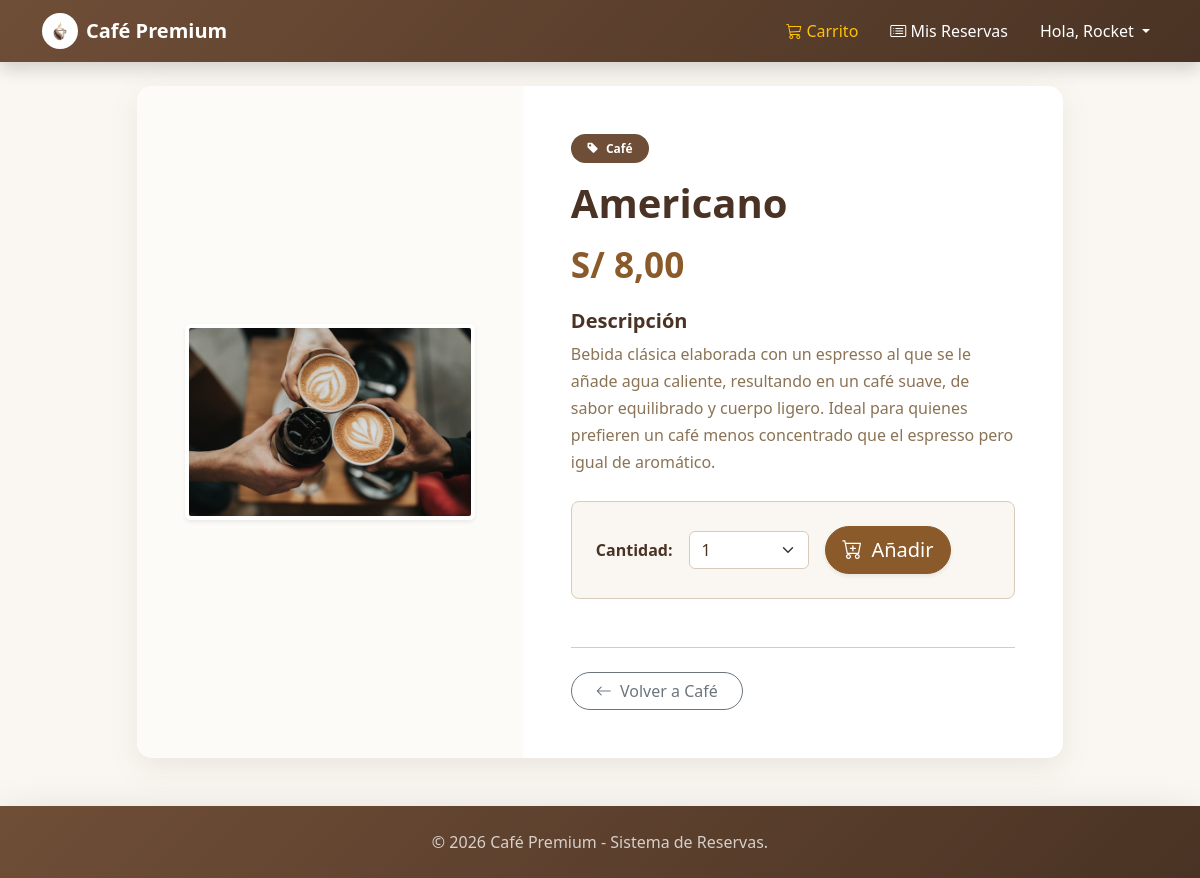
/tienda/2/americano/ (signed in), run on the app's committed database.
### mitienda/models.py (models this page shows, shortened)
class Product(models.Model):
    category = models.ForeignKey(Category,
                                 related_name='products',
                                 on_delete=models.CASCADE)
    name = models.CharField(max_length=200)
    slug = models.SlugField(max_length=200)
    image = models.ImageField(upload_to='',
                              blank=True)
    description = models.TextField(blank=True)
    price = models.DecimalField(max_digits=5,
                                decimal_places=2)
    stock = models.PositiveIntegerField(default=0)
    available = models.BooleanField(default=True)
    created = models.DateTimeField(auto_now=True)
    updated = models.DateTimeField(auto_now_add=True)
    class Meta:
        ordering = ['name']

class Category(models.Model):
    name = models.CharField(max_length=200)
    slug = models.SlugField(max_length=200)
    class Meta:
        ordering = ['name']
        indexes = [
            models.Index(fields=['name'])
        ]
    def __str__(self):
        return self.name
    def get_absolute_url(self):
        return reverse('tienda:product_list_category',
                       args=[self.slug])

### mitienda/views.py (the view)
# urls.py: path('<int:id>/<slug:slug>/', views.product_detail, name='product_detail')
@login_required
def product_detail(request, id, slug):
    product = get_object_or_404(Product,
                                id = id,
                                slug = slug,
                                available = True)
    cart_product_form = CartAddProductForm()
    return render(request,
                  'tienda/products/detail.html',
                  {'product':product,
                   'cart_product_form':cart_product_form})

### cart/forms.py
class CartAddProductForm(forms.Form):
    cantidad = forms.TypedChoiceField(choices=PRODUCT_QUANTITY_CHOICES,
                                      coerce=int)
    override = forms.BooleanField(required=False,
                                  initial=False,
                                  widget=forms.HiddenInput)

### mitienda/templates/tienda/products/detail.html (shortened to what this page needs)
{% extends "base.html" %}
{% load static %}
{% block content %}
  <div class="row justify-content-center mt-4 mb-5">
    <div class="col-md-10">
      <div class="card border-0" style="border-radius: 15px; box-shadow: 0 10px 30px rgba(111, 78, 55, 0.1);">
        <div class="row g-0">
          <div class="col-md-5 d-flex align-items-center p-4 p-md-5" style="background-color: #fdfbf7; border-top-left-radius: 15px; border-bottom-left-radius: 15px;">
            <img src="{% if product.image %}{{ product.image.url }}{% else %}{% static 'img/no_image.jpg' %}{% endif %}"
                 class="img-fluid rounded shadow-sm mx-auto d-block" alt="{{ product.name }}" style="max-height: 400px; object-fit: contain; border: 4px solid white;">
          </div>
          <div class="col-md-7">
            <div class="card-body p-4 p-md-5">
              <span class="badge rounded-pill mb-2 px-3 py-2" style="background-color: var(--coffee-light); color: white;"><i class="bi bi-tag-fill me-1"></i> {{ product.category }}</span>
              <h1 class="card-title mt-2 fw-bold" style="color: var(--coffee-dark);">{{ product.name }}</h1>
              <h2 class="mb-4 fw-bold mt-3" style="color: var(--caramel); font-size: 2.2rem;">S/ {{ product.price|floatformat:2 }}</h2>
              <div class="mb-4">
                <h5 class="fw-bold" style="color: var(--coffee-dark);">Descripción</h5>
                <p class="card-text" style="color: var(--text-muted); line-height: 1.7;">{{ product.description|linebreaksbr }}</p>
              </div>
              {% if product.stock > 0 %}
                <form action="{% url 'cart:cart_add' product.id %}" method="post" class="mt-4 p-4 rounded-3" style="background-color: var(--cream-bg); border: 1px solid var(--border-color);">
                  <div class="row g-3 align-items-center">
                    <div class="col-sm-auto">
                      <label for="id_cantidad" class="col-form-label fw-bold" style="color: var(--coffee-dark);">Cantidad:</label>
                    </div>
                    <div class="col-sm-4 col-4">
                      {{ cart_product_form.cantidad }}
                    </div>
                    <div class="col-sm-auto col-8">
                      <button type="submit" class="btn btn-primary btn-lg rounded-pill shadow-sm w-100">
                        <i class="bi bi-cart-plus me-1"></i> Añadir
                      </button>
                    </div>
                  </div>
                </form>
              {% else %}
                <div class="alert alert-danger mt-4 d-inline-flex align-items-center rounded-pill px-4">
                  <i class="bi bi-x-circle-fill me-2 fs-5"></i> Agotado temporalmente
                </div>
              {% endif %}
              <div class="mt-5 border-top pt-4" style="border-color: var(--border-color) !important;">
                <a href="{{ product.category.get_absolute_url }}" class="btn btn-outline-secondary rounded-pill px-4">
                  <i class="bi bi-arrow-left me-1"></i> Volver a {{ product.category }}
                </a>
              </div>
            </div>
          </div>
        </div>
      </div>
    </div>
  </div>
{% endblock %}

### templates/base.html (shortened to what this page needs)
{% load static %}
<!DOCTYPE html>
<html lang="es">
<head>
    <link href="https://cdn.jsdelivr.net/npm/bootstrap@5.3.3/dist/css/bootstrap.min.css" rel="stylesheet">
    <link rel="stylesheet" href="https://cdn.jsdelivr.net/npm/bootstrap-icons@1.11.3/font/bootstrap-icons.min.css">
</head>
<body>
    <nav class="navbar navbar-expand-lg navbar-dark navbar-custom sticky-top shadow">
        <div class="container">
            <a class="navbar-brand fw-bold d-flex align-items-center" href="{% url 'tienda:product_list' %}">
                <img src="/media/logo.png" alt="Logo" width="36" height="36" class="me-2 rounded-circle bg-white p-1">
                Café Premium
            </a>
            <div class="collapse navbar-collapse" id="navbarNav">
                <ul class="navbar-nav ms-auto align-items-center">
                    <li class="nav-item me-3">
                        <a class="nav-link text-warning" href="{% url 'cart:cart_detail' %}">
                            <i class="bi bi-cart3"></i> Carrito
                        </a>
                    </li>
                    {% if request.user.is_authenticated %}
                    <li class="nav-item me-3">
                        <a class="nav-link text-white" href="{% url 'history' %}">
                            <i class="bi bi-card-list"></i> Mis Reservas
                        </a>
                    </li>
                    <li class="nav-item dropdown">
                        <a class="nav-link dropdown-toggle text-white" href="#" id="navbarDropdown" role="button" data-bs-toggle="dropdown" aria-expanded="false">
                            Hola, {{ request.user.first_name|default:request.user.username }}
                        </a>
                    </li>
                    {% endif %}
                </ul>
            </div>
        </div>
    </nav>
    <div class="container mt-4 mb-5">
        {% block content %}
        {% endblock %}
    </div>
    <footer class="navbar-custom text-white text-center py-4 mt-auto shadow-lg">
        <div class="container">
            <p class="mb-0 opacity-75">&copy; {% now "Y" %} Café Premium - Sistema de Reservas.</p>
        </div>
    </footer>
</body>
</html>

### templates/base.html (style rules this page uses)
:root { --coffee-dark: #4a3324; --coffee-light: #6f4e37; --caramel: #8b5a2b; --cream-bg: #faf7f2; --cream-card: #ffffff; --border-color: #d9caba; --text-dark: #3e2723; --text-muted: #8b7355; }
body { background-color: var(--cream-bg) !important; color: var(--text-dark); font-family: 'Segoe UI', system-ui, -apple-system, sans-serif; }
.btn-primary { background-color: var(--caramel) !important; border-color: var(--caramel) !important; color: white !important; transition: all 0.3s; }
.card { border-radius: 12px; border: 1px solid var(--border-color); background-color: var(--cream-card); box-shadow: 0 8px 24px rgba(111, 78, 55, 0.08); transition: transform 0.2s, box-shadow 0.2s; }
.navbar-custom { background: linear-gradient(135deg, var(--coffee-light) 0%, var(--coffee-dark) 100%); }

### data on the page
Product: image (picture), category "Café", name "Americano", price "8,00", description "Bebida clásica elaborada con un espresso al que se le añade agua caliente, resultando en un café suave, de sabor equilibrado y cuerpo ligero. Ideal para quienes prefieren un café menos concentrado que el espresso pero igual de aromático."

### other printed values
{{ request.user.first_name|default:request.user.username }} "Rocket"
